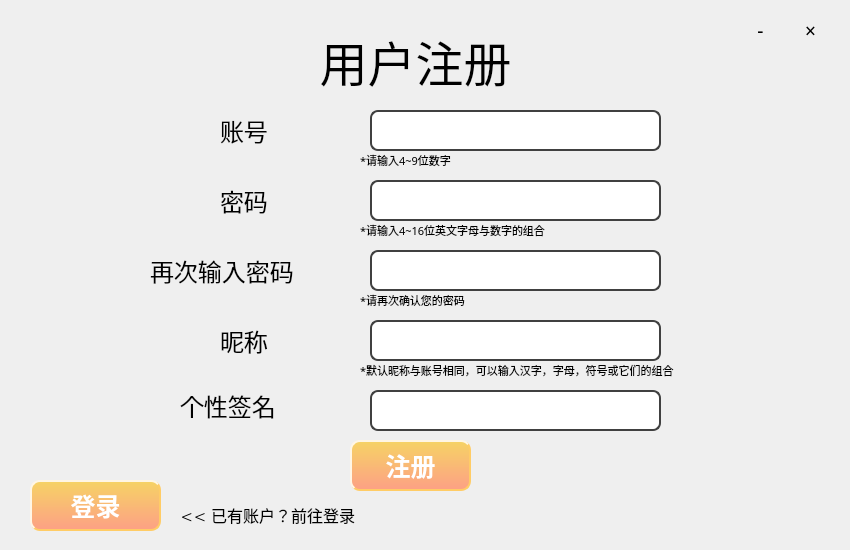
<?xml version="1.0" encoding="UTF-8"?>
<ui version="4.0">
 <class>Register</class>
 <widget class="QWidget" name="Register">
  <property name="geometry">
   <rect>
    <x>0</x>
    <y>0</y>
    <width>850</width>
    <height>550</height>
   </rect>
  </property>
  <property name="maximumSize">
   <size>
    <width>850</width>
    <height>550</height>
   </size>
  </property>
  <property name="windowTitle">
   <string>LiteChat-用户注册</string>
  </property>
  <widget class="QLabel" name="title">
   <property name="geometry">
    <rect>
     <x>160</x>
     <y>-20</y>
     <width>511</width>
     <height>161</height>
    </rect>
   </property>
   <property name="font">
    <font>
     <family>造字工房致黑（非商用）常规体</family>
     <pointsize>36</pointsize>
     <weight>50</weight>
     <bold>false</bold>
    </font>
   </property>
   <property name="text">
    <string>用户注册</string>
   </property>
   <property name="alignment">
    <set>Qt::AlignCenter</set>
   </property>
  </widget>
  <widget class="QLabel" name="account">
   <property name="geometry">
    <rect>
     <x>220</x>
     <y>110</y>
     <width>141</width>
     <height>41</height>
    </rect>
   </property>
   <property name="font">
    <font>
     <family>造字工房致黑（非商用）常规体</family>
     <pointsize>18</pointsize>
     <weight>50</weight>
     <bold>false</bold>
    </font>
   </property>
   <property name="text">
    <string>账号</string>
   </property>
  </widget>
  <widget class="QLineEdit" name="set_account">
   <property name="geometry">
    <rect>
     <x>370</x>
     <y>110</y>
     <width>291</width>
     <height>41</height>
    </rect>
   </property>
   <property name="styleSheet">
    <string notr="true">QLineEdit {
	border: 2px solid #404040; /* 边框宽度为1px，颜色为#A0A0A0 */
	border-radius: 8px; /* 边框圆角 */
	padding-left: 5px; /* 文本距离左边界有5px */
	background-color: #FFFFFF; /* 背景颜色 */
	color: #0A0A0A; /* 文本颜色 */
	selection-background-color: #298DFF; /* 选中文本的背景颜色 */
	selection-color: #F2F2F2; /* 选中文本的颜色 */
	font-family: &quot;Microsoft YaHei&quot;; /* 文本字体族 */
	font-size: 10pt; /* 文本字体大小 */
}

QLineEdit:hover { /* 鼠标悬浮在QLineEdit时的状态 */
	border: 2px solid #00EE76;
	border-radius: 8px;
	background-color: #FFFFFF;
        color: #0A0A0A;
        selection-background-color: #298DFF;
	selection-color: #F2F2F2;
}
</string>
   </property>
   <property name="text">
    <string/>
   </property>
  </widget>
  <widget class="QLineEdit" name="set_password">
   <property name="geometry">
    <rect>
     <x>370</x>
     <y>180</y>
     <width>291</width>
     <height>41</height>
    </rect>
   </property>
   <property name="styleSheet">
    <string notr="true">QLineEdit {
	border: 2px solid #404040; /* 边框宽度为1px，颜色为#A0A0A0 */
	border-radius: 8px; /* 边框圆角 */
	padding-left: 5px; /* 文本距离左边界有5px */
	background-color: #FFFFFF; /* 背景颜色 */
	color: #0A0A0A; /* 文本颜色 */
	selection-background-color: #298DFF; /* 选中文本的背景颜色 */
	selection-color: #F2F2F2; /* 选中文本的颜色 */
	font-family: &quot;Microsoft YaHei&quot;; /* 文本字体族 */
	font-size: 10pt; /* 文本字体大小 */
}

QLineEdit:hover { /* 鼠标悬浮在QLineEdit时的状态 */
	border: 2px solid #00EE76;
	border-radius: 8px;
	background-color: #FFFFFF;
        color: #0A0A0A;
        selection-background-color: #298DFF;
	selection-color: #F2F2F2;
}
</string>
   </property>
   <property name="echoMode">
    <enum>QLineEdit::Password</enum>
   </property>
  </widget>
  <widget class="QLabel" name="password">
   <property name="geometry">
    <rect>
     <x>220</x>
     <y>180</y>
     <width>141</width>
     <height>41</height>
    </rect>
   </property>
   <property name="font">
    <font>
     <family>造字工房致黑（非商用）常规体</family>
     <pointsize>18</pointsize>
     <weight>50</weight>
     <bold>false</bold>
    </font>
   </property>
   <property name="text">
    <string>密码</string>
   </property>
  </widget>
  <widget class="QLabel" name="nickname">
   <property name="geometry">
    <rect>
     <x>220</x>
     <y>320</y>
     <width>141</width>
     <height>41</height>
    </rect>
   </property>
   <property name="font">
    <font>
     <family>造字工房致黑（非商用）常规体</family>
     <pointsize>18</pointsize>
     <weight>50</weight>
     <bold>false</bold>
    </font>
   </property>
   <property name="text">
    <string>昵称</string>
   </property>
  </widget>
  <widget class="QLineEdit" name="set_nickname">
   <property name="geometry">
    <rect>
     <x>370</x>
     <y>320</y>
     <width>291</width>
     <height>41</height>
    </rect>
   </property>
   <property name="styleSheet">
    <string notr="true">QLineEdit {
	border: 2px solid #404040; /* 边框宽度为1px，颜色为#A0A0A0 */
	border-radius: 8px; /* 边框圆角 */
	padding-left: 5px; /* 文本距离左边界有5px */
	background-color: #FFFFFF; /* 背景颜色 */
	color: #0A0A0A; /* 文本颜色 */
	selection-background-color: #298DFF; /* 选中文本的背景颜色 */
	selection-color: #F2F2F2; /* 选中文本的颜色 */
	font-family: &quot;Microsoft YaHei&quot;; /* 文本字体族 */
	font-size: 10pt; /* 文本字体大小 */
}

QLineEdit:hover { /* 鼠标悬浮在QLineEdit时的状态 */
	border: 2px solid #00EE76;
	border-radius: 8px;
	background-color: #FFFFFF;
        color: #0A0A0A;
        selection-background-color: #298DFF;
	selection-color: #F2F2F2;
}
</string>
   </property>
  </widget>
  <widget class="QLabel" name="signature">
   <property name="geometry">
    <rect>
     <x>180</x>
     <y>380</y>
     <width>141</width>
     <height>51</height>
    </rect>
   </property>
   <property name="font">
    <font>
     <family>造字工房致黑（非商用）常规体</family>
     <pointsize>18</pointsize>
     <weight>50</weight>
     <bold>false</bold>
    </font>
   </property>
   <property name="text">
    <string>个性签名</string>
   </property>
  </widget>
  <widget class="QLineEdit" name="set_signature">
   <property name="geometry">
    <rect>
     <x>370</x>
     <y>390</y>
     <width>291</width>
     <height>41</height>
    </rect>
   </property>
   <property name="styleSheet">
    <string notr="true">QLineEdit {
	border: 2px solid #404040; /* 边框宽度为1px，颜色为#A0A0A0 */
	border-radius: 8px; /* 边框圆角 */
	padding-left: 5px; /* 文本距离左边界有5px */
	background-color: #FFFFFF; /* 背景颜色 */
	color: #0A0A0A; /* 文本颜色 */
	selection-background-color: #298DFF; /* 选中文本的背景颜色 */
	selection-color: #F2F2F2; /* 选中文本的颜色 */
	font-family: &quot;Microsoft YaHei&quot;; /* 文本字体族 */
	font-size: 10pt; /* 文本字体大小 */
}

QLineEdit:hover { /* 鼠标悬浮在QLineEdit时的状态 */
	border: 2px solid #00EE76;
	border-radius: 8px;
	background-color: #FFFFFF;
        color: #0A0A0A;
        selection-background-color: #298DFF;
	selection-color: #F2F2F2;
}
</string>
   </property>
  </widget>
  <widget class="QPushButton" name="go_register">
   <property name="geometry">
    <rect>
     <x>350</x>
     <y>440</y>
     <width>121</width>
     <height>51</height>
    </rect>
   </property>
   <property name="font">
    <font>
     <family>Microsoft YaHei</family>
     <pointsize>-1</pointsize>
     <weight>75</weight>
     <italic>false</italic>
     <bold>true</bold>
    </font>
   </property>
   <property name="contextMenuPolicy">
    <enum>Qt::DefaultContextMenu</enum>
   </property>
   <property name="styleSheet">
    <string notr="true">QPushButton
{
    color:#ffffff; /*文字颜色*/
    background-color:qlineargradient(x1: 0, y1: 0, x2: 0, y2: 1, stop:0 #f6d365, stop: 1 #fda085);/*背景色*/
    border-style:outset; /*边框风格*/
    border-width:2px;/*边框宽度*/
    border-color:#FFCC66; /*边框颜色*/
    border-radius:10px; /*边框倒角*/
    font:Bold 25px; /*字体*/
    font-family: &quot;Microsoft YaHei&quot;;
    min-width:100px;/*控件最小宽度*/
    min-height:20px;/*控件最小高度*/
    padding:4px;/*内边距*/
}
 
QPushButton:hover
{
    color:#ffffff; /*文字颜色*/
    background-color:qlineargradient(x1: 0, y1: 0, x2: 0, y2: 1, stop:0 #fda085, stop: 1 #fee140);/*背景色*/
    border-style:outset; /*边框风格*/
    border-width:2px;/*边框宽度*/
    border-color:#FFCC66; /*边框颜色*/
    border-radius:10px; /*边框倒角*/
    font:bold 25px; /*字体*/
    font-family: &quot;Microsoft YaHei&quot;;
    min-width:100px;/*控件最小宽度*/
    min-height:20px;/*控件最小高度*/
    padding:4px;/*内边距*/
}
QPushButton:pressed
{
    color:#ffffff; /*文字颜色*/
    background-color:qlineargradient(x1: 0, y1: 0, x2: 0, y2: 1, stop:0 #fda085, stop: 1 #43e97b);/*背景色*/
    border-style:outset; /*边框风格*/
    border-width:2px;/*边框宽度*/
    border-color:#FFCC66; /*边框颜色*/
    border-radius:10px; /*边框倒角*/
    font:bold 25px; /*字体*/
    font-family: &quot;Microsoft YaHei&quot;;
    min-width:100px;/*控件最小宽度*/
    min-height:20px;/*控件最小高度*/
    padding:4px;/*内边距*/
}



</string>
   </property>
   <property name="text">
    <string>注册</string>
   </property>
  </widget>
  <widget class="QPushButton" name="go_login">
   <property name="geometry">
    <rect>
     <x>30</x>
     <y>480</y>
     <width>131</width>
     <height>51</height>
    </rect>
   </property>
   <property name="font">
    <font>
     <family>Microsoft YaHei</family>
     <pointsize>-1</pointsize>
     <weight>75</weight>
     <italic>false</italic>
     <bold>true</bold>
    </font>
   </property>
   <property name="styleSheet">
    <string notr="true">QPushButton
{
    color:#ffffff; /*文字颜色*/
    background-color:qlineargradient(x1: 0, y1: 0, x2: 0, y2: 1, stop:0 #f6d365, stop: 1 #fda085);/*背景色*/
    border-style:outset; /*边框风格*/
    border-width:2px;/*边框宽度*/
    border-color:#FFCC66; /*边框颜色*/
    border-radius:10px; /*边框倒角*/
    font:Bold 25px; /*字体*/
    font-family: &quot;Microsoft YaHei&quot;;
    min-width:100px;/*控件最小宽度*/
    min-height:20px;/*控件最小高度*/
    padding:4px;/*内边距*/
}
 
QPushButton:hover
{
    color:#ffffff; /*文字颜色*/
    background-color:qlineargradient(x1: 0, y1: 0, x2: 0, y2: 1, stop:0 #fda085, stop: 1 #fee140);/*背景色*/
    border-style:outset; /*边框风格*/
    border-width:2px;/*边框宽度*/
    border-color:#FFCC66; /*边框颜色*/
    border-radius:10px; /*边框倒角*/
    font:bold 25px; /*字体*/
    font-family: &quot;Microsoft YaHei&quot;;
    min-width:100px;/*控件最小宽度*/
    min-height:20px;/*控件最小高度*/
    padding:4px;/*内边距*/
}
QPushButton:pressed
{
    color:#ffffff; /*文字颜色*/
    background-color:qlineargradient(x1: 0, y1: 0, x2: 0, y2: 1, stop:0 #fda085, stop: 1 #43e97b);/*背景色*/
    border-style:outset; /*边框风格*/
    border-width:2px;/*边框宽度*/
    border-color:#FFCC66; /*边框颜色*/
    border-radius:10px; /*边框倒角*/
    font:bold 25px; /*字体*/
    font-family: &quot;Microsoft YaHei&quot;;
    min-width:100px;/*控件最小宽度*/
    min-height:20px;/*控件最小高度*/
    padding:4px;/*内边距*/
}



</string>
   </property>
   <property name="text">
    <string>登录</string>
   </property>
  </widget>
  <widget class="QLabel" name="login">
   <property name="geometry">
    <rect>
     <x>180</x>
     <y>490</y>
     <width>291</width>
     <height>51</height>
    </rect>
   </property>
   <property name="font">
    <font>
     <family>造字工房致黑（非商用）常规体</family>
     <pointsize>12</pointsize>
     <weight>50</weight>
     <bold>false</bold>
    </font>
   </property>
   <property name="text">
    <string>&lt;&lt; 已有账户？前往登录 </string>
   </property>
  </widget>
  <widget class="QLineEdit" name="retype_password">
   <property name="geometry">
    <rect>
     <x>370</x>
     <y>250</y>
     <width>291</width>
     <height>41</height>
    </rect>
   </property>
   <property name="styleSheet">
    <string notr="true">QLineEdit {
	border: 2px solid #404040; /* 边框宽度为1px，颜色为#A0A0A0 */
	border-radius: 8px; /* 边框圆角 */
	padding-left: 5px; /* 文本距离左边界有5px */
	background-color: #FFFFFF; /* 背景颜色 */
	color: #0A0A0A; /* 文本颜色 */
	selection-background-color: #298DFF; /* 选中文本的背景颜色 */
	selection-color: #F2F2F2; /* 选中文本的颜色 */
	font-family: &quot;Microsoft YaHei&quot;; /* 文本字体族 */
	font-size: 10pt; /* 文本字体大小 */
}

QLineEdit:hover { /* 鼠标悬浮在QLineEdit时的状态 */
	border: 2px solid #00EE76;
	border-radius: 8px;
	background-color: #FFFFFF;
        color: #0A0A0A;
        selection-background-color: #298DFF;
	selection-color: #F2F2F2;
}
</string>
   </property>
   <property name="echoMode">
    <enum>QLineEdit::Password</enum>
   </property>
  </widget>
  <widget class="QLabel" name="retype">
   <property name="geometry">
    <rect>
     <x>150</x>
     <y>250</y>
     <width>311</width>
     <height>41</height>
    </rect>
   </property>
   <property name="font">
    <font>
     <family>造字工房致黑（非商用）常规体</family>
     <pointsize>18</pointsize>
     <weight>50</weight>
     <bold>false</bold>
    </font>
   </property>
   <property name="text">
    <string>再次输入密码</string>
   </property>
  </widget>
  <widget class="QToolButton" name="close">
   <property name="geometry">
    <rect>
     <x>790</x>
     <y>10</y>
     <width>41</width>
     <height>41</height>
    </rect>
   </property>
   <property name="font">
    <font>
     <family>Microsoft YaHei</family>
     <pointsize>14</pointsize>
    </font>
   </property>
   <property name="cursor">
    <cursorShape>PointingHandCursor</cursorShape>
   </property>
   <property name="text">
    <string>×</string>
   </property>
   <property name="autoRaise">
    <bool>true</bool>
   </property>
  </widget>
  <widget class="QToolButton" name="minimize">
   <property name="geometry">
    <rect>
     <x>740</x>
     <y>10</y>
     <width>41</width>
     <height>41</height>
    </rect>
   </property>
   <property name="font">
    <font>
     <family>Microsoft YaHei</family>
     <pointsize>14</pointsize>
    </font>
   </property>
   <property name="cursor">
    <cursorShape>PointingHandCursor</cursorShape>
   </property>
   <property name="text">
    <string>-</string>
   </property>
   <property name="autoRaise">
    <bool>true</bool>
   </property>
  </widget>
  <widget class="QLabel" name="background">
   <property name="geometry">
    <rect>
     <x>0</x>
     <y>0</y>
     <width>850</width>
     <height>550</height>
    </rect>
   </property>
   <property name="styleSheet">
    <string notr="true">border-image: url(:/pic/background.png);</string>
   </property>
   <property name="text">
    <string/>
   </property>
  </widget>
  <widget class="QLabel" name="logo">
   <property name="geometry">
    <rect>
     <x>15</x>
     <y>15</y>
     <width>161</width>
     <height>161</height>
    </rect>
   </property>
   <property name="styleSheet">
    <string notr="true">border-image: url(:/pic/theychat-mini.png);</string>
   </property>
   <property name="text">
    <string/>
   </property>
  </widget>
  <widget class="QLabel" name="hint_1">
   <property name="geometry">
    <rect>
     <x>360</x>
     <y>150</y>
     <width>461</width>
     <height>21</height>
    </rect>
   </property>
   <property name="font">
    <font>
     <family>宋体</family>
     <pointsize>8</pointsize>
    </font>
   </property>
   <property name="text">
    <string>*请输入4~9位数字</string>
   </property>
  </widget>
  <widget class="QLabel" name="hint_2">
   <property name="geometry">
    <rect>
     <x>360</x>
     <y>220</y>
     <width>461</width>
     <height>21</height>
    </rect>
   </property>
   <property name="font">
    <font>
     <family>宋体</family>
     <pointsize>8</pointsize>
    </font>
   </property>
   <property name="text">
    <string>*请输入4~16位英文字母与数字的组合</string>
   </property>
  </widget>
  <widget class="QLabel" name="hint_3">
   <property name="geometry">
    <rect>
     <x>360</x>
     <y>290</y>
     <width>461</width>
     <height>21</height>
    </rect>
   </property>
   <property name="font">
    <font>
     <family>宋体</family>
     <pointsize>8</pointsize>
    </font>
   </property>
   <property name="text">
    <string>*请再次确认您的密码</string>
   </property>
  </widget>
  <widget class="QLabel" name="hint_4">
   <property name="geometry">
    <rect>
     <x>360</x>
     <y>360</y>
     <width>461</width>
     <height>21</height>
    </rect>
   </property>
   <property name="font">
    <font>
     <family>宋体</family>
     <pointsize>8</pointsize>
    </font>
   </property>
   <property name="text">
    <string>*默认昵称与账号相同，可以输入汉字，字母，符号或它们的组合</string>
   </property>
  </widget>
  <zorder>background</zorder>
  <zorder>title</zorder>
  <zorder>account</zorder>
  <zorder>set_account</zorder>
  <zorder>set_password</zorder>
  <zorder>password</zorder>
  <zorder>nickname</zorder>
  <zorder>set_nickname</zorder>
  <zorder>signature</zorder>
  <zorder>set_signature</zorder>
  <zorder>go_register</zorder>
  <zorder>go_login</zorder>
  <zorder>login</zorder>
  <zorder>retype_password</zorder>
  <zorder>retype</zorder>
  <zorder>close</zorder>
  <zorder>minimize</zorder>
  <zorder>logo</zorder>
  <zorder>hint_1</zorder>
  <zorder>hint_2</zorder>
  <zorder>hint_3</zorder>
  <zorder>hint_4</zorder>
 </widget>
 <resources/>
 <connections/>
</ui>
